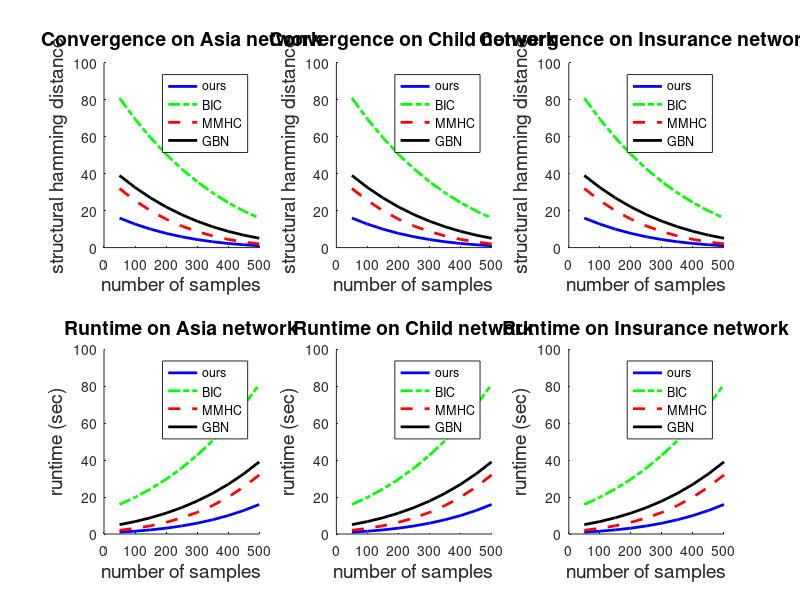
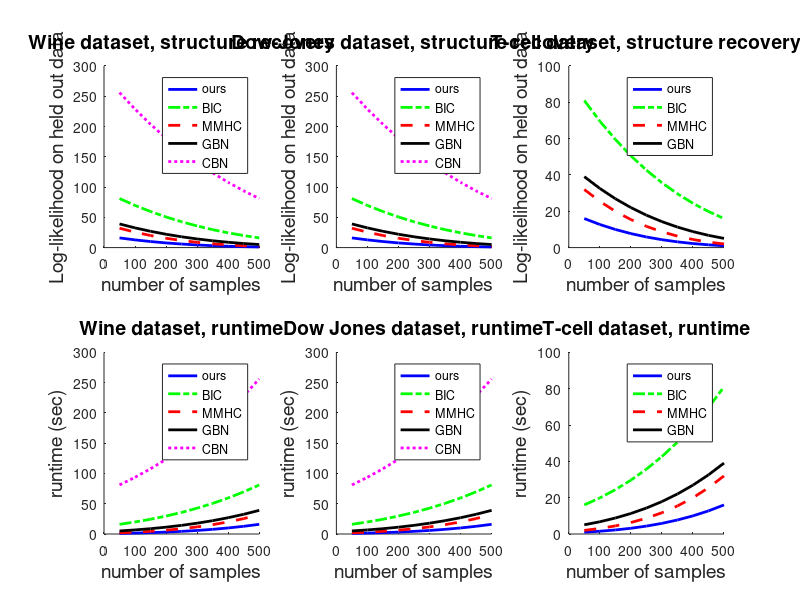

MATLAB code to generate these figures, in order:
x = 50:50:500;
xx = linspace(0,1,10);

y1 = (xx-2).^4;
y2 = 2*y1;
y3 = (xx-3).^4;
y4 = (xx-4).^4;
y5 = (xx-2.5).^4;

%% synthetic data

subplot(2, 3, 1)
hold on
plot(x, y1, 'b-', 'linewidth', 2);
plot(x, y3, 'g-.', 'linewidth', 2);
plot(x, y2, 'r--', 'linewidth', 2);
plot(x, y5, 'k-', 'linewidth', 2);
xlabel('number of samples', 'fontsize', 14);
ylabel('structural hamming distance', 'fontsize', 14);
title('Convergence on Asia network', 'fontsize', 14);
legend('ours', 'BIC', 'MMHC', 'GBN');

subplot(2, 3, 2)
hold on
plot(x, y1, 'b-', 'linewidth', 2);
plot(x, y3, 'g-.', 'linewidth', 2);
plot(x, y2, 'r--', 'linewidth', 2);
plot(x, y5, 'k-', 'linewidth', 2);
xlabel('number of samples', 'fontsize', 14);
ylabel('structural hamming distance', 'fontsize', 14);
title('Convergence on Child network', 'fontsize', 14);
legend('ours', 'BIC', 'MMHC', 'GBN');

subplot(2, 3, 3)
hold on
plot(x, y1, 'b-', 'linewidth', 2);
plot(x, y3, 'g-.', 'linewidth', 2);
plot(x, y2, 'r--', 'linewidth', 2);
plot(x, y5, 'k-', 'linewidth', 2);
xlabel('number of samples', 'fontsize', 14);
ylabel('structural hamming distance', 'fontsize', 14);
title('Convergence on Insurance network', 'fontsize', 14);
legend('ours', 'BIC', 'MMHC', 'GBN');

subplot(2, 3, 4)
hold on
plot(x, fliplr(y1), 'b-', 'linewidth', 2);
plot(x, fliplr(y3), 'g-.', 'linewidth', 2);
plot(x, fliplr(y2), 'r--', 'linewidth', 2);
plot(x, fliplr(y5), 'k-', 'linewidth', 2);
xlabel('number of samples', 'fontsize', 14);
ylabel('runtime (sec)', 'fontsize', 14);
title('Runtime on Asia network', 'fontsize', 14);
legend('ours', 'BIC', 'MMHC', 'GBN');

subplot(2, 3, 5)
hold on
plot(x, fliplr(y1), 'b-', 'linewidth', 2);
plot(x, fliplr(y3), 'g-.', 'linewidth', 2);
plot(x, fliplr(y2), 'r--', 'linewidth', 2);
plot(x, fliplr(y5), 'k-', 'linewidth', 2);
xlabel('number of samples', 'fontsize', 14);
ylabel('runtime (sec)', 'fontsize', 14);
title('Runtime on Child network', 'fontsize', 14);
legend('ours', 'BIC', 'MMHC', 'GBN');

subplot(2, 3, 6)
hold on
plot(x, fliplr(y1), 'b-', 'linewidth', 2);
plot(x, fliplr(y3), 'g-.', 'linewidth', 2);
plot(x, fliplr(y2), 'r--', 'linewidth', 2);
plot(x, fliplr(y5), 'k-', 'linewidth', 2);
xlabel('number of samples', 'fontsize', 14);
ylabel('runtime (sec)', 'fontsize', 14);
title('Runtime on Insurance network', 'fontsize', 14);
legend('ours', 'BIC', 'MMHC', 'GBN');

%%%%%%%% real data

figure
subplot(2, 3, 1)
hold on
plot(x, y1, 'b-', 'linewidth', 2);
plot(x, y3, 'g-.', 'linewidth', 2);
plot(x, y2, 'r--', 'linewidth', 2);
plot(x, y5, 'k-', 'linewidth', 2);
plot(x, y4, 'm:', 'linewidth', 2);
xlabel('number of samples', 'fontsize', 14);
ylabel('Log-likelihood on held out data', 'fontsize', 14);
title('Wine dataset, structure recovery', 'fontsize', 14);
legend('ours', 'BIC', 'MMHC', 'GBN', 'CBN');

subplot(2, 3, 2)
hold on
plot(x, y1, 'b-', 'linewidth', 2);
plot(x, y3, 'g-.', 'linewidth', 2);
plot(x, y2, 'r--', 'linewidth', 2);
plot(x, y5, 'k-', 'linewidth', 2);
plot(x, y4, 'm:', 'linewidth', 2);
xlabel('number of samples', 'fontsize', 14);
ylabel('Log-likelihood on held out data', 'fontsize', 14);
title('Dow-Jones dataset, structure recovery', 'fontsize', 14);
legend('ours', 'BIC', 'MMHC', 'GBN', 'CBN');

subplot(2, 3, 3)
hold on
plot(x, y1, 'b-', 'linewidth', 2);
plot(x, y3, 'g-.', 'linewidth', 2);
plot(x, y2, 'r--', 'linewidth', 2);
plot(x, y5, 'k-', 'linewidth', 2);
xlabel('number of samples', 'fontsize', 14);
ylabel('Log-likelihood on held out data', 'fontsize', 14);
title('T-cell dataset, structure recovery', 'fontsize', 14);
legend('ours', 'BIC', 'MMHC', 'GBN');

subplot(2, 3, 4)
hold on
plot(x, fliplr(y1), 'b-', 'linewidth', 2);
plot(x, fliplr(y3), 'g-.', 'linewidth', 2);
plot(x, fliplr(y2), 'r--', 'linewidth', 2);
plot(x, fliplr(y5), 'k-', 'linewidth', 2);
plot(x, fliplr(y4), 'm:', 'linewidth', 2);
xlabel('number of samples', 'fontsize', 14);
ylabel('runtime (sec)', 'fontsize', 14);
title('Wine dataset, runtime', 'fontsize', 14);
legend('ours', 'BIC', 'MMHC', 'GBN', 'CBN');

subplot(2, 3, 5)
hold on
plot(x, fliplr(y1), 'b-', 'linewidth', 2);
plot(x, fliplr(y3), 'g-.', 'linewidth', 2);
plot(x, fliplr(y2), 'r--', 'linewidth', 2);
plot(x, fliplr(y5), 'k-', 'linewidth', 2);
plot(x, fliplr(y4), 'm:', 'linewidth', 2);
xlabel('number of samples', 'fontsize', 14);
ylabel('runtime (sec)', 'fontsize', 14);
title('Dow Jones dataset, runtime', 'fontsize', 14);
legend('ours', 'BIC', 'MMHC', 'GBN', 'CBN');

subplot(2, 3, 6)
hold on
plot(x, fliplr(y1), 'b-', 'linewidth', 2);
plot(x, fliplr(y3), 'g-.', 'linewidth', 2);
plot(x, fliplr(y2), 'r--', 'linewidth', 2);
plot(x, fliplr(y5), 'k-', 'linewidth', 2);
xlabel('number of samples', 'fontsize', 14);
ylabel('runtime (sec)', 'fontsize', 14);
title('T-cell dataset, runtime', 'fontsize', 14);
legend('ours', 'BIC', 'MMHC', 'GBN');
